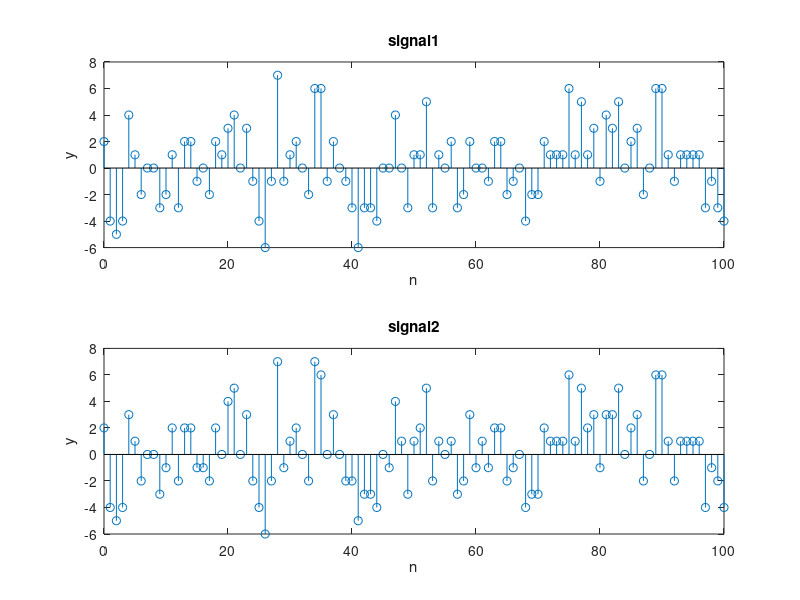

The MATLAB source for this figure:
% prac2_11_6.m

n = 0:100;
x1 = rand(1, length(n));
x2 = sqrt(10) * randn(1, length(n));

y1 = round(x1);
y2 = round(x2);
xs = x1 + x2;
y = round(xs);

subplot(2, 1, 1); stem(n, y); title("signal1"); xlabel("n"); ylabel("y");
subplot(2, 1, 2); stem(n, y1 + y2); title("signal2"); xlabel("n"); ylabel("y");
